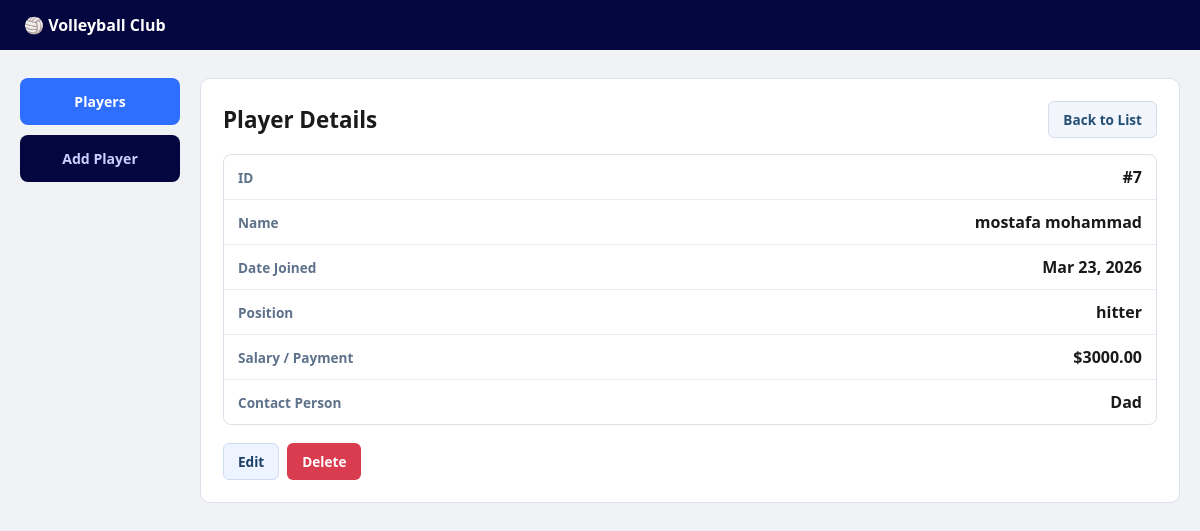
Screenshot of /players/view/7/ with the database file from the repository.
### players/models.py (models this page shows, shortened)
class Player(models.Model):
    name = models.CharField(max_length=100)
    dateJoined = models.DateField()
    position = models.CharField(max_length=50)
    salary_payment = models.DecimalField(max_digits=10, decimal_places=2)
    contactPerson = models.CharField(max_length=100)

### players/views.py (the view)
# urls.py: path('view/<int:pk>/', views.player_detail, name='player_detail'),
def player_detail(request, pk):
    player = get_object_or_404(Player, pk=pk)
    return render(request, 'players/player_detail.html', {'player': player})

### players/templates/players/player_detail.html (shortened to what this page needs)
{% extends 'players/base.html' %}
{% block content %}
<section class="page-heading compact">
    <h1>Player Details</h1>
    <a href="{% url 'player_list' %}" class="btn btn-ghost">Back to List</a>
</section>
<div class="details-card">
    <div class="detail-row">
        <p class="detail-label">ID</p>
        <p class="detail-value">#{{ player.id }}</p>
    </div>
    <div class="detail-row">
        <p class="detail-label">Name</p>
        <p class="detail-value">{{ player.name }}</p>
    </div>
    <div class="detail-row">
        <p class="detail-label">Date Joined</p>
        <p class="detail-value">{{ player.dateJoined|date:"M d, Y" }}</p>
    </div>
    <div class="detail-row">
        <p class="detail-label">Position</p>
        <p class="detail-value">{{ player.position }}</p>
    </div>
    <div class="detail-row">
        <p class="detail-label">Salary / Payment</p>
        <p class="detail-value">${{ player.salary_payment|floatformat:2 }}</p>
    </div>
    <div class="detail-row">
        <p class="detail-label">Contact Person</p>
        <p class="detail-value">{{ player.contactPerson }}</p>
    </div>
</div>
<div class="form-buttons">
    <a href="{% url 'player_edit' player.id %}" class="btn btn-secondary">Edit</a>
    <a href="{% url 'player_delete' player.id %}" class="btn btn-danger">Delete</a>
</div>
{% endblock %}

### players/static/players/style.css (style rules this page uses)
* { box-sizing: border-box; margin: 0; padding: 0; }
body { font-family: "Segoe UI", sans-serif; background: #f0f2f5; color: #1a1a1a; }
.page-heading { display: flex; justify-content: space-between; align-items: center; margin-bottom: 16px; }
h1 { font-size: 1.4rem; }
.btn { display: inline-block; padding: 8px 14px; border-radius: 6px; border: 1px solid transparent; font-size: 0.85rem; font-weight: 600; cursor: pointer; text-decoration: none; }
.btn-secondary { background: #edf3ff; color: #1d3f66; border-color: #cfdcf3; }
.btn-danger { background: #d93b4f; color: #fff; }
.btn-ghost { background: #f2f5fb; color: #244f76; border-color: #d5dde8; }
.form-buttons { margin-top: 18px; display: flex; gap: 8px; }
.details-card { border: 1px solid #dde1ea; border-radius: 8px; overflow: hidden; }
.detail-row { display: flex; justify-content: space-between; align-items: center; padding: 11px 14px; border-bottom: 1px solid #e8ecf2; }
.detail-row:last-child { border-bottom: none; }
.detail-label { color: #5f728b; font-size: 0.85rem; font-weight: 600; }
.detail-value { font-weight: 600; }

### rows the page displays
Player: id "7", name "mostafa mohammad", dateJoined "Mar 23, 2026", position "hitter", salary_payment "3000.00", contactPerson "Dad"
